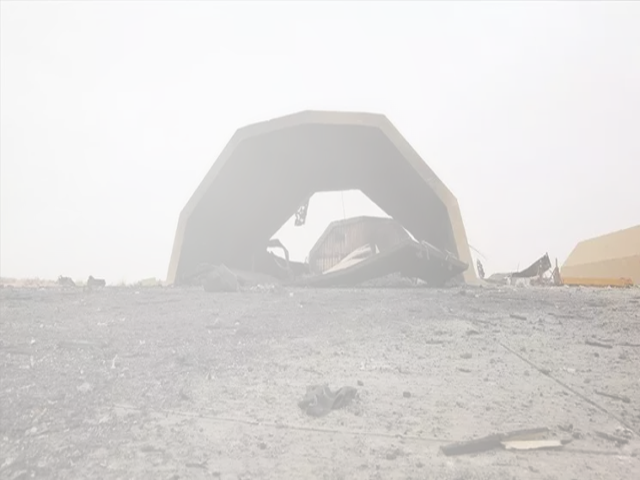
#> input picture data/NID/test/hazy/1.png, 640 x 480 px, found by its file name; its folder holds only this picture in this run
$ python ct.py
#> lines starting #> are read from the running program, lines starting #| are printed output that depends on the picture
import os
import cv2
import numpy as np
import matplotlib.pyplot as plt

# do gamma correction
#img_gamma1 = np.power(img, gamma).clip(0,255).astype(np.uint8)

# gamma correction
def gammaCorrection(src, gamma):
    invGamma = 1 / gamma

    table = [((i / 255) ** invGamma) * 255 for i in range(256)]
    table = np.array(table, np.uint8)

    return cv2.LUT(src, table)


def do_gamma_correction(folder, gamma_B, gamma_G, gamma_R):
#> called with folder = 'D:\\Download\\RSID\\hazy', gamma_B = 1.91, gamma_G = 1.91, gamma_R = 1.9
    for filename in os.listdir(folder):
        img = cv2.imread(os.path.join(folder,filename))
#> img is the input picture: shape (480, 640, 3); mean B, G, R 218.3, 219.5, 221.6
        # do gamma correction
        gammaImg_B = gammaCorrection(img[:,:, 0], gamma_B)
#> in gammaCorrection, `return cv2.LUT(src, table)`:
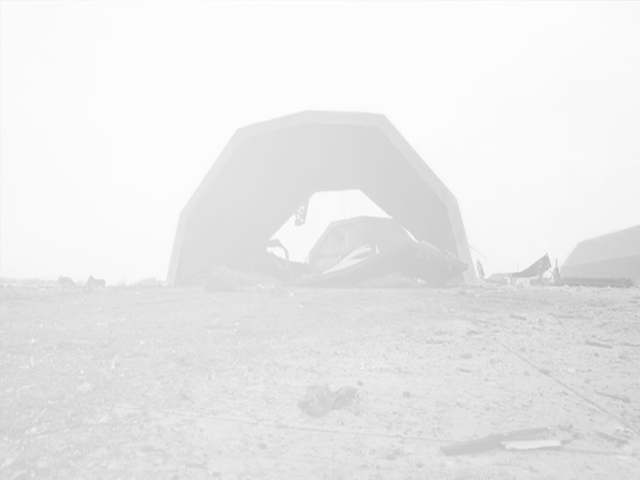
#> returned value: shape (480, 640); min 174, max 253, mean 234
        gammaImg_G = gammaCorrection(img[:,:, 1], gamma_G)
        gammaImg_R = gammaCorrection(img[:,:, 2], gamma_R)
        gammaImg = np.dstack((gammaImg_B,gammaImg_G, gammaImg_R))

        # save to gamma folder
        cv2.imwrite(os.path.join(savepath  , filename), gammaImg)


readpath="D:\\Download\\RSID\\hazy"
savepath="D:\\Download\\RSID\\gammahazy"
do_gamma_correction(readpath, gamma_B=1.91, gamma_G=1.91, gamma_R=1.90)
